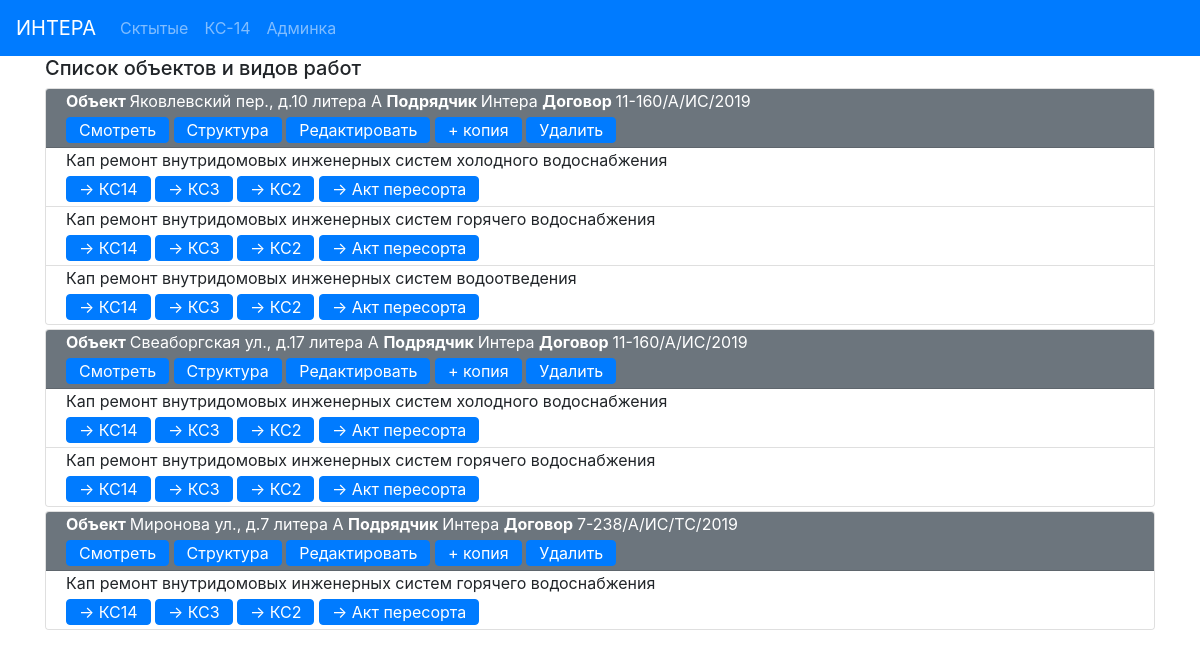
Before: /ks14base/ with the older database file.
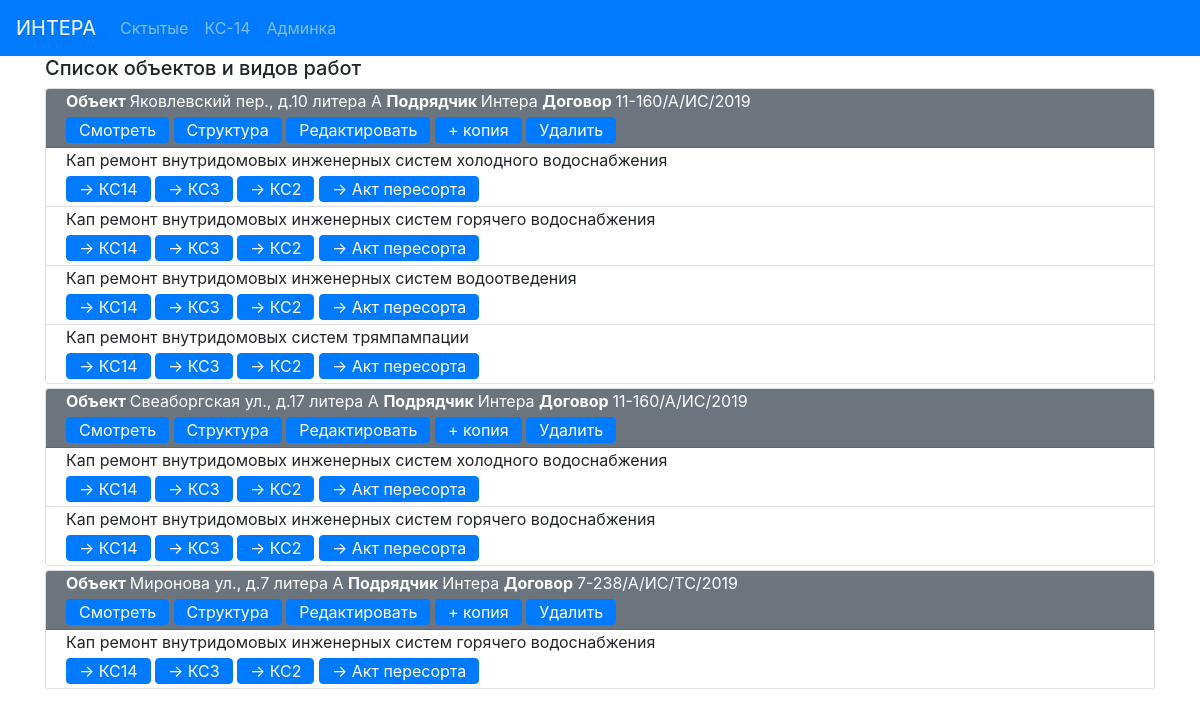
After: the same page with the newer database file.
### ks14base/models.py (models this page shows, shortened)
class ObjectCommon (models.Model):
    address = models.CharField(max_length = 100, verbose_name = 'Адрес')
    district_prepositional = models.CharField(max_length = 30, verbose_name = 'Район (предл падеж)')
    district_genitive = models.CharField(max_length = 30, verbose_name = 'Район (род падеж)')
    contract_number = models.CharField(max_length=40, verbose_name = '№ Контракта')
    contract_date = models.CharField(max_length=20, verbose_name= 'Дата контракта')
    contractor = models.CharField(max_length=20, verbose_name='Подрядчик без кавычек')
    contractor_address = models.CharField(max_length = 100, verbose_name='Адрес подрядчика')
    contractor_OKPO = models.CharField(max_length=8, verbose_name='ОКПО подрядчика')
    contractor_delegate = models.CharField(max_length = 20, verbose_name= 'Предст. подр.')
    contractor_delegate_genitive = models.CharField(max_length=50, verbose_name='Предст. подр.(род падеж)')
    UK_full = models.CharField(max_length=120, verbose_name='УК полное')
    UK_delegate = models.CharField(max_length = 20, verbose_name= 'Предст. УК')
    UK_delegate_genitive = models.CharField(max_length=50, verbose_name='Предст. УК (род падеж)')
    UK_position_genitive = models.CharField(max_length=100, verbose_name='Должность Предст. УК (род падеж)')
    UK_decree_genitive = models.CharField(max_length=100, verbose_name='Основание УК (род падеж)')
    supervisor_OSK_number = models.CharField(max_length=2, verbose_name='инженера ОСК№')
    supervisor_delegate = models.CharField(max_length = 20, verbose_name= 'Технадзор')
    supervisor_delegate_genitive = models.CharField(max_length=50, verbose_name='Технадзор (род падеж)')
    supervisor_decree_genitive = models.CharField(max_length=40, verbose_name = 'Основание заказчика (род падеж')
    supervisor_decree_dative = models.CharField(max_length=40, verbose_name = 'Основание заказчика (дательн падеж')
    administration_order = models.CharField(max_length=100, verbose_name = 'по распоряжению администр.',
                                            blank = True)
    owner_delegate_position = models.CharField(max_length=150, verbose_name='Должность предст. собственника',
                                               blank=True)
    owner_delegate = models.CharField(max_length=30, verbose_name= 'Представитель Собственника', blank = True)
    owner_delegate_genitive = models.CharField(max_length = 30, verbose_name='Предст. Собственника (род падеж)',
                                               blank=True)
    owner_delegate_decree = models.CharField(max_length=100, verbose_name='Основание предст. собств.', blank = True)
    owner_delegate_decree_genitive = models.CharField(max_length=100, verbose_name='Основание предст. собств. (род. падеж)',
                                                      blank=True)
    administration_delegate_position = models.CharField(max_length = 150, verbose_name= 'Должн. предст. адм.')
    administration_delegate_decree = models.CharField(max_length = 50, verbose_name= 'Основание предст. адм.')
    administration_delegate = models.CharField(max_length = 20, verbose_name= 'Предст. Адм.')
    acts = models.ManyToManyField('ActSpecific', blank=True, related_name='object_common')
    class Meta:
        verbose_name = 'Информация объекта '
        verbose_name_plural = 'Информация объекта '
    def get_edit_url(self):
        return reverse('ks14_object_edit_url', kwargs={'pk': self.pk})

class ActSpecific (models.Model):
    system_genitive = models.CharField(max_length = 100, verbose_name = 'система (род падеж)')
    act_number = models.CharField(max_length=1, verbose_name='Номер Акта')
    begin_contract_date = models.CharField(max_length = 20, verbose_name= 'Начало по контракту')
    end_contract_date = models.CharField(max_length = 20, verbose_name= 'Конец по контракту')
    begin_fact_date = models.CharField(max_length = 20, verbose_name= 'Начало по факту')
    act_date = models.CharField(max_length=20, verbose_name='Дата Акта')
    summa = models.CharField(max_length = 20, verbose_name= 'Сумма контракта')
    volume = models.CharField(max_length = 30, verbose_name= 'Объем с ед изм')
    telephonogramm_date = models.CharField(max_length=20, verbose_name='Дата телефонограммы')
    class Meta:
        verbose_name = 'Информация акта '
        verbose_name_plural = 'Информация акта '

### ks14base/views.py (the view)
# urls.py: path('', ks14_list, name='ks14_list_url'),
def ks14_list(request):
    objs = ObjectCommon.objects.order_by("-id")
    return render(request, 'ks14base/ks14list.html',
                  context={'objects': objs})

### ks14base/templates/ks14base/ks14list.html
{% extends 'base.html' %}
{% block mycontent %}
    <div class="container">
        <h5>Список объектов и видов работ</h5>
    </div>
    <div class="container">
    {% for obj in objects %}
        <div class="card my-1">
            <div class="card-header text-white bg-secondary py-0 ">
                <p class="my-0"><b>Объект </b> {{ obj.address }} <b>Подрядчик </b> {{ obj.contractor }} <b>Договор </b> {{ obj.contract_number }}</p>
                    <a href="{% url 'ks14_object_detail_url' obj.pk %}" class="btn btn-primary my-1 py-0">Смотреть</a>
                    <a href="{% url 'ks14_object_edit_structure_url' obj.pk %}" class="btn btn-primary my-1 py-0">Структура</a>
                    <a href="{{ obj.get_edit_url }}" class="btn btn-primary  my-1 py-0">Редактировать</a>
                    <a href="{% url 'ks14_copy_url' obj.pk %}" class="btn btn-primary  my-1 py-0">+ копия</a>
                    <a href="{% url 'ks14_delete_url' obj.pk %}" class="btn btn-primary  my-1 py-0">Удалить</a>
            </div>
            <ul class="list-group list-group-flush">
            {% for act in obj.acts.all %}
                <li class="list-group-item py-0">
                    <p class="my-0">Кап ремонт {{ act.system_genitive }}</p>
                    <a href="{% url 'make_ks14_docx' obj.pk act.pk %}" class="btn btn-primary  my-1 py-0">-> КС14</a>
                    <a href="{% url 'make_ks3_xlsx' obj.pk act.pk %}" class="btn btn-primary  my-1 py-0">-> КС3</a>
                    <a href="{% url 'make_ks2_xlsx' obj.pk act.pk %}" class="btn btn-primary  my-1 py-0">-> КС2</a>
                    <a href="{% url 'make_peresort' obj.pk act.pk %}" class="btn btn-primary  my-1 py-0">-> Акт пересорта</a>
                </li>
            {% endfor %}
            </ul>
        </div>
    {% endfor %}
    </div>
{% endblock %}

Changed rows visible on the page:
added ActSpecific: system_genitive "внутридомовых систем трямпампации", shown under ObjectCommon "Яковлевский пер., д.10 литера А"
